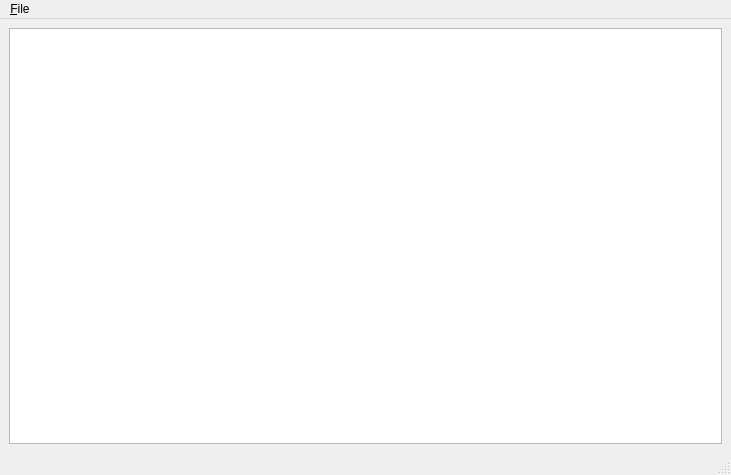
<?xml version="1.0" encoding="UTF-8"?>
<ui version="4.0">
 <class>MainWindow</class>
 <widget class="QMainWindow" name="MainWindow">
  <property name="geometry">
   <rect>
    <x>0</x>
    <y>0</y>
    <width>731</width>
    <height>475</height>
   </rect>
  </property>
  <property name="windowTitle">
   <string>MainWindow</string>
  </property>
  <widget class="QWidget" name="centralwidget">
   <layout class="QGridLayout" name="gridLayout">
    <item row="0" column="0">
     <widget class="QTextEdit" name="textEdit"/>
    </item>
   </layout>
  </widget>
  <widget class="QMenuBar" name="menubar">
   <property name="geometry">
    <rect>
     <x>0</x>
     <y>0</y>
     <width>731</width>
     <height>21</height>
    </rect>
   </property>
   <widget class="QMenu" name="menu_File">
    <property name="title">
     <string>&amp;File</string>
    </property>
    <addaction name="actionShow_CCPL"/>
    <addaction name="action_About"/>
    <addaction name="action_Close"/>
   </widget>
   <addaction name="menu_File"/>
  </widget>
  <widget class="QStatusBar" name="statusbar"/>
  <action name="actionShow_CCPL">
   <property name="text">
    <string>Show &amp;CCPL</string>
   </property>
  </action>
  <action name="action_About">
   <property name="text">
    <string>&amp;About</string>
   </property>
  </action>
  <action name="action_Close">
   <property name="checkable">
    <bool>false</bool>
   </property>
   <property name="text">
    <string>Close   &amp;X</string>
   </property>
  </action>
 </widget>
 <resources/>
 <connections>
  <connection>
   <sender>action_Close</sender>
   <signal>triggered()</signal>
   <receiver>MainWindow</receiver>
   <slot>close()</slot>
   <hints>
    <hint type="sourcelabel">
     <x>-1</x>
     <y>-1</y>
    </hint>
    <hint type="destinationlabel">
     <x>365</x>
     <y>237</y>
    </hint>
   </hints>
  </connection>
 </connections>
</ui>
